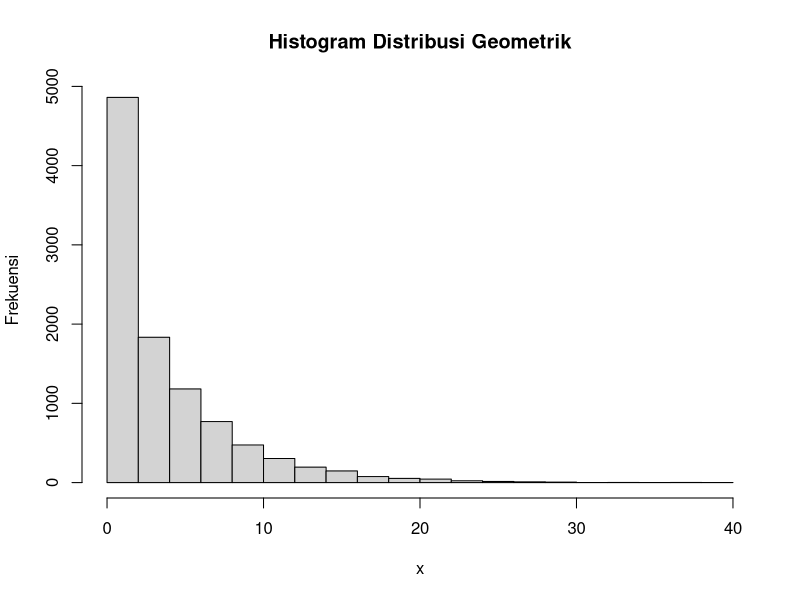
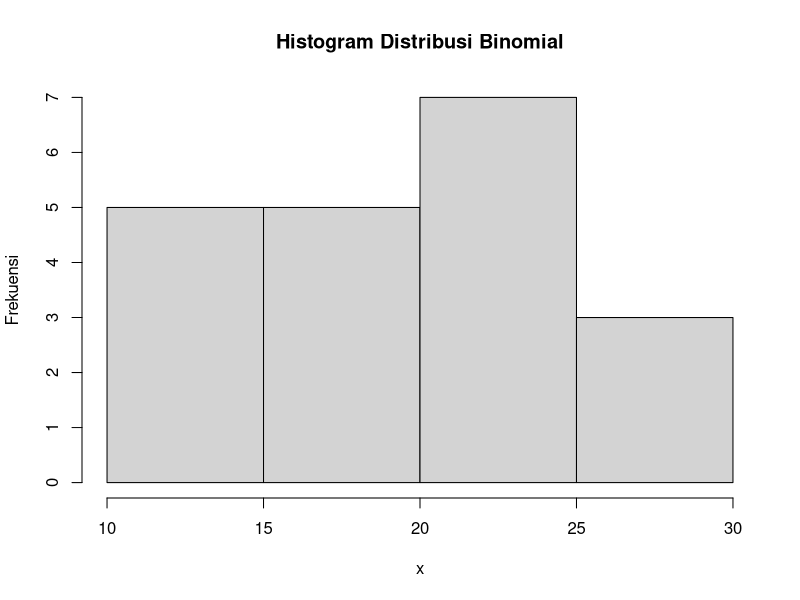
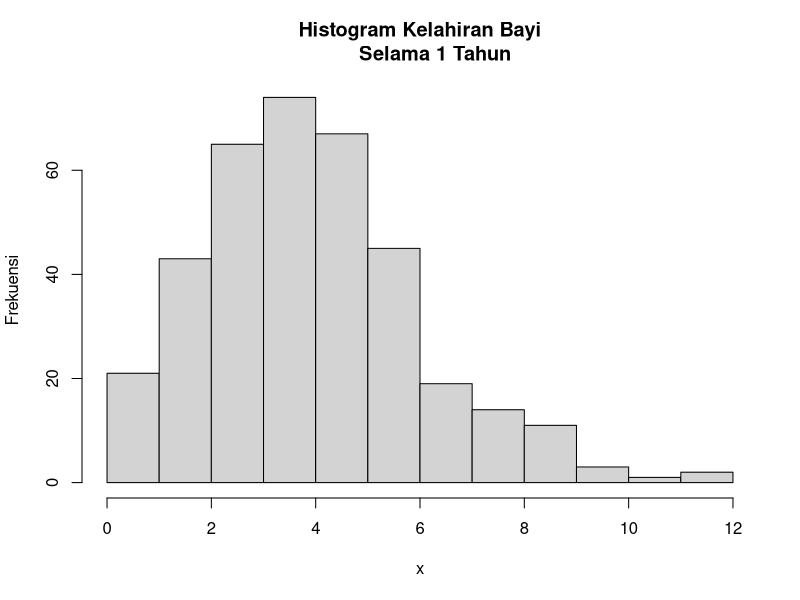
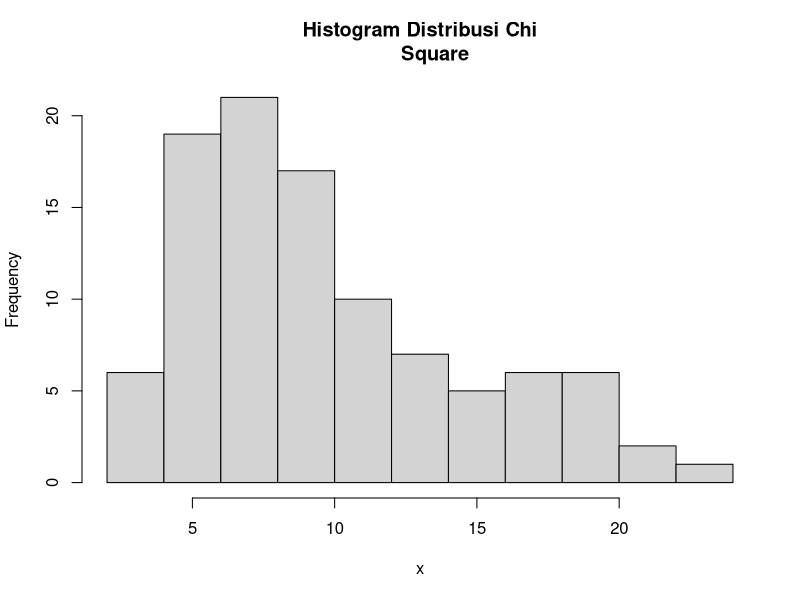
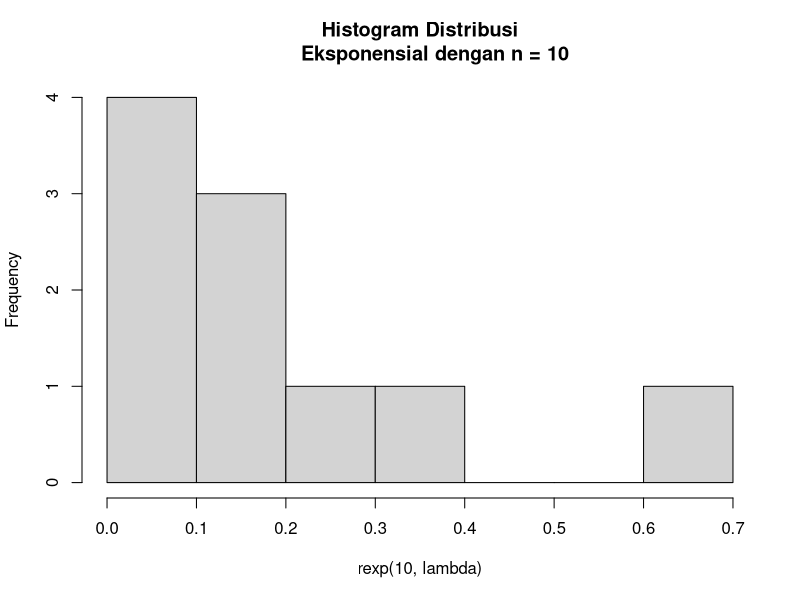
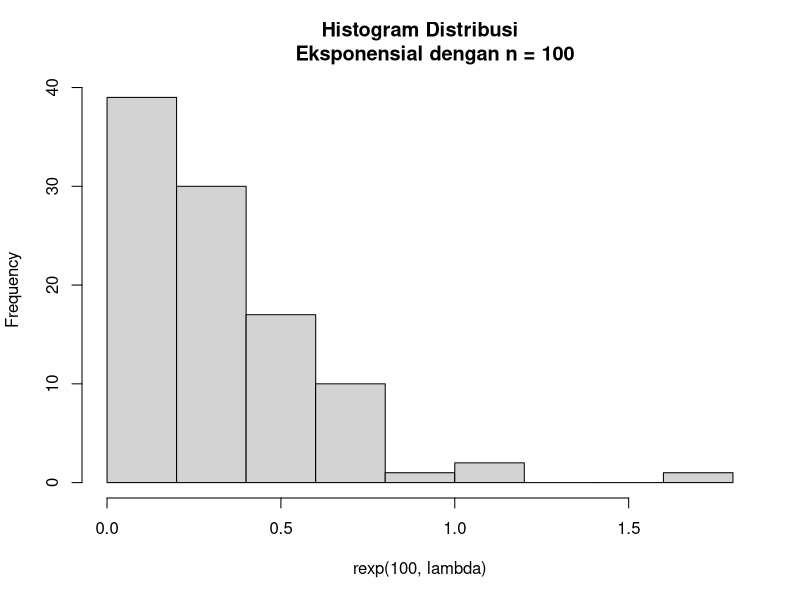
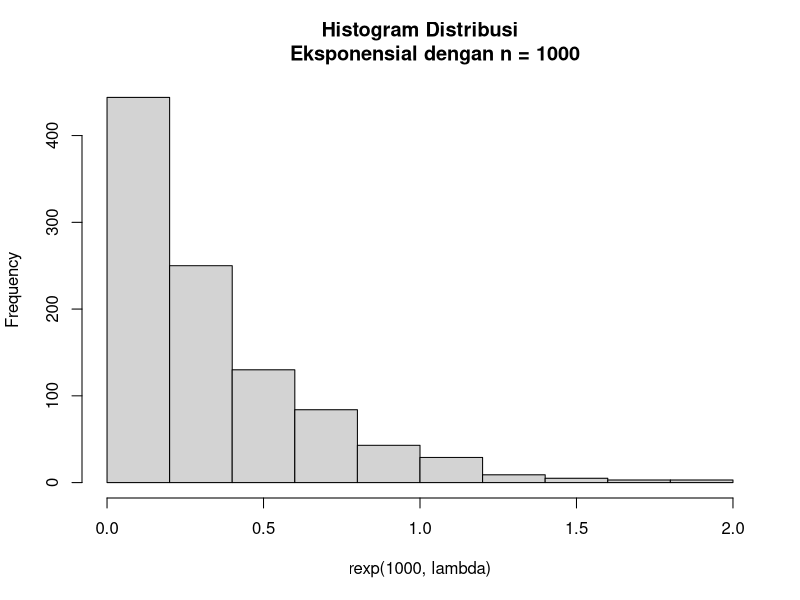
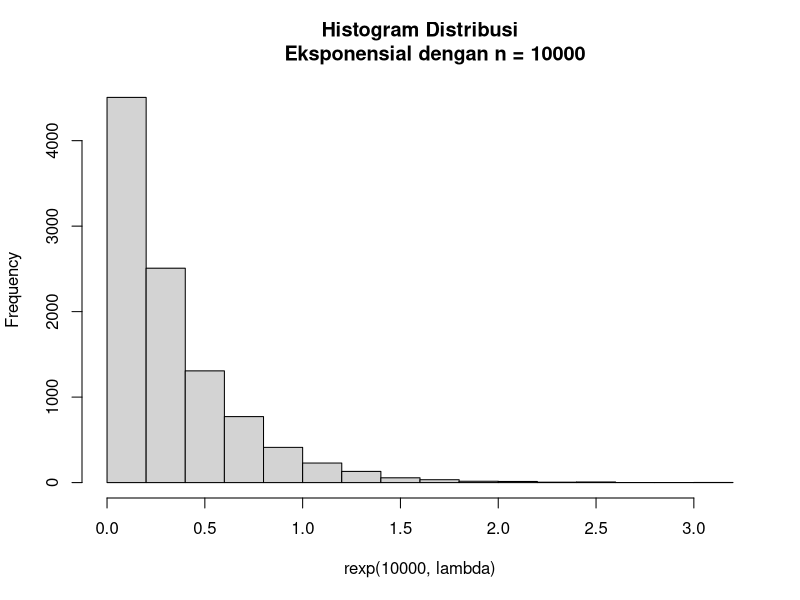

Reproduce these figures in R, in order.
# Nomor 1
p <- 0.2
q <- 1-p
x <- 3
#a
fx <- dgeom(x, p, log=FALSE)
paste("P(X=3) =", fx)
#b
set.seed(10000)
x <- rgeom(10000, p)
mean <- (mean(x==3))
paste("Mean =", mean)
#d
hist(x,main='Histogram Distribusi Geometrik',ylab=
       'Frekuensi')
#e
rataan <- q/p
varian <- q/(p**2)
paste("Rataan =", rataan)
paste("Varian =", varian)

# Nomor 2
#a
n <- 20
p <- 0.2
q <- 1-p
x <- 4
fx <- dbinom(x, n, p)
paste("P(X=4) =", fx)
#b
hist(rbinom(n,100,p),main='Histogram Distribusi Binomial',
     ylab='Frekuensi',xlab='x')
#c
rataan <- n*p
varian <- n*p*q
paste("Rataan =", rataan)
paste("Varian =", varian)

# Nomor 3
#a
lambda <- 4.5
x <- 6
fx <- dpois(x, lambda)
paste("P(X=6)", fx)
#b
n <- 365
hist(rpois(n,lambda),main='Histogram Kelahiran Bayi
     Selama 1 Tahun',xlab='x',ylab='Frekuensi')
#d
rataan <- lambda
varian <- lambda
paste("Rataan =", rataan)
paste("Varian =", varian)

#Nomor 4
x <- 2
v <- 10
#a
print("Fungsi Probabilitas = ")
#b
hist(rchisq(100,v),main='Histogram Distribusi Chi
     Square',xlab='x')
#c
rataan <- v
varian <- 2*v
paste("Rataan =", rataan)
paste("Varian =", varian)

#Nomor 5
lambda <- 3
#a
print("Fungsi Probabilitas = ")
#b
hist(rexp(10,lambda),main='Histogram Distribusi
     Eksponensial dengan n = 10')
hist(rexp(100,lambda),main='Histogram Distribusi
     Eksponensial dengan n = 100')
hist(rexp(1000,lambda),main='Histogram Distribusi
     Eksponensial dengan n = 1000')
hist(rexp(10000,lambda),main='Histogram Distribusi
     Eksponensial dengan n = 10000')
#c
set.seed(1)
n <- 100
set <- rexp(n,lambda)
rataan <- mean(set)
varian <- var(set)
paste("Rataan =", rataan)
paste("Varian =", varian)

#nomor 6
n <- 100
mean <- 50
sd <- 8
#a
set.seed(100)
data <- rnorm(n, mean, sd)
data
x1=min(data)
x2=max(data)
for(i in 1:n)
{
  if(data[i]<mean&&data[i]>x1)
  {
    x1 = data[i]
  }
}
for(i in 1:n)
{
  if(data[i]>mean&&data[i]<x2)
  {
    x2=data[i]
  }
}
x1
x2
prob <- (pnorm(x2,mean,sd)-pnorm(x1,mean,sd))
paste("P(X1 ≤ x ≤ X2) =", prob)
z_scores <- (data-mean)/sd
z_scores
plot(data)
#b
breaks = 50
hist(data, breaks, main='5025211154_Thoriq Afif Habibi_Probstat_A_DNhistogram')
#c
varian <- var(data)
paste("Varian =", varian)